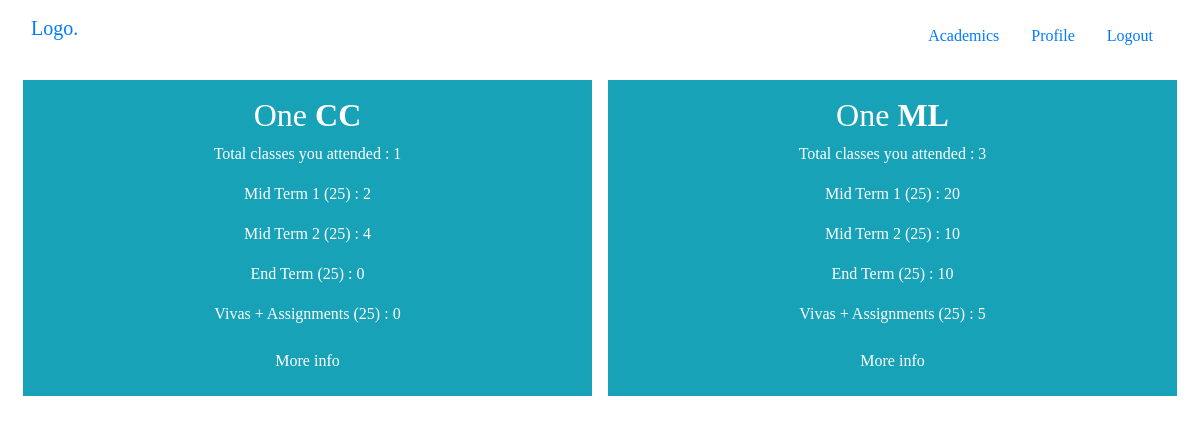
Page /student/academics-creds.php (signed in) on the committed database.
### tables this page shows
CREATE TABLE `grades` (
  `student_id` int(11) NOT NULL,
  `class_id` int(11) NOT NULL,
  `subject_id` int(11) NOT NULL,
  `mid_term_1` int(11) NOT NULL,
  `mid_term_2` int(11) NOT NULL,
  `end_term` int(11) NOT NULL,
  `other` int(11) NOT NULL
);

CREATE TABLE `classes` (
  `class_id` int(11) NOT NULL,
  `standard` varchar(255) NOT NULL,
  `subject_ids` varchar(255) NOT NULL,
  `active` int(1) NOT NULL DEFAULT 1
);

CREATE TABLE `attendance` (
  `student_id` int(11) NOT NULL,
  `class_id` int(11) NOT NULL,
  `subject_id` int(11) NOT NULL,
  `present` int(11) NOT NULL,
  `absent` int(11) NOT NULL,
  `total` int(11) NOT NULL
);

### info/subjects-classID.php (called while the page is built)
<?php
$find_standard = "SELECT * FROM classes WHERE `class_id` = '$class_id' AND `active` = '1'";
$response = mysqli_query($conn, $find_standard) or die(mysqli_errno($conn));
$class = mysqli_fetch_array($response, MYSQLI_ASSOC);
$subject_ids = json_decode($class["subject_ids"]);

### info/standard-classID.php (called while the page is built)
<?php
$find_standard = "SELECT * FROM classes WHERE `class_id` = '$class_id' AND `active` = '1'";
$response = mysqli_query($conn, $find_standard) or die(mysqli_errno($conn));
$class = mysqli_fetch_array($response, MYSQLI_ASSOC);
$standard = ucwords($class["standard"]);

### info/codes-subjectIDs.php (called while the page is built, shortened)
<?php
$codes = array();

### info/term-grades.php (called while the page is built)
<?php
$find_marks = "SELECT * FROM grades WHERE `student_id` = '$student_id' AND `class_id` = '$class_id' AND `subject_id` = '$subject_id'";
$response = mysqli_query($conn, $find_marks) or die(mysqli_errno($conn));
if (mysqli_num_rows($response) == 0) {
    $mid_term_1 = $mid_term_2 = $end_term = $other = 0;
} else {
    $marks = mysqli_fetch_array($response, MYSQLI_ASSOC);
    $mid_term_1 = $marks["mid_term_1"];
    $mid_term_2 = $marks["mid_term_2"];
    $end_term = $marks["end_term"];
    $other = $marks["other"];
}

### student/academics-creds.php (the view, shortened to what this page needs)
<?php include("../config.php"); ?>
<!DOCTYPE html>
<html lang='en'>
<head>
    <link rel="stylesheet" href="../assets/css/base-styles.css">
    <link rel="stylesheet" href="https://cdn.jsdelivr.net/npm/bootstrap@4.6.1/dist/css/bootstrap.min.css">
    <link rel="stylesheet" href="https://cdnjs.cloudflare.com/ajax/libs/font-awesome/4.7.0/css/font-awesome.min.css">
</head>
<body>
    <div class="container-fluid">
        <?php
        if ($_SESSION["user_category"] == "student") {
            include("../includes/header.php");
            $student_id = $_SESSION["user_id"];
            $find_student = "SELECT * FROM students WHERE `student_id` = '$student_id' AND `active` = '1'";
            $response = mysqli_query($conn, $find_student) or die(mysqli_error($conn));
            $student = mysqli_fetch_array($response, MYSQLI_ASSOC);
            $class_id = $student["class_id"];
            include("../info/standard-classID.php");
            echo '
                <section class="content text-center align-items-center">
                    <div class="d-flex justify-content-around flex-column flex-md-row">
            ';
            include("../info/subjects-classID.php");
            include("../info/codes-subjectIDs.php");
            for ($i = 0; $i < sizeof($subject_ids); $i++) {
                $subject_id = $subject_ids[$i];
                $code = $codes[$i];
                $find_student_subject_attendance = "SELECT * FROM attendance WHERE `student_id` = '$student_id' AND `class_id` = '$class_id' AND `subject_id` = '$subject_id'";
                $response = mysqli_query($conn, $find_student_subject_attendance) or die(mysqli_error($conn));
                if (mysqli_num_rows($response) == 1) {
                    echo "
                        <div class='w-100 p-2'>
                            <div class='small-box bg-info text-white p-3'>
                                <div class='inner'>
                                    <h2>$standard <strong> $code </strong></h2>
                    ";
                    $attendance_details = mysqli_fetch_array($response, MYSQLI_ASSOC);
                    $present = $attendance_details["present"];
                    include("../info/term-grades.php");
                    echo "<p> Total classes you attended : $present </p>";
                    echo "<p> Mid Term 1 (25) : $mid_term_1 </p>";
                    echo "<p> Mid Term 2 (25) : $mid_term_2 </p>";
                    echo "<p> End Term (25) : $end_term </p>";
                    echo "<p> Vivas + Assignments (25) : $other </p>";
                    echo "
                                </div>
                                <a href='#!' class='btn text-white'>More info</a>
                            </div>
                        </div>
                    ";
                }
            }
            echo '
                </section>
            ';
        } else {
            include("../page-not-found.php");
        }
        ?>
    </div>
</body>
</html>

### includes/header.php (shortened to what this page needs)
<nav class="navbar navbar-expand-md">
    <p class="text-primary"><a class="navbar-brand" href="../index.php">Logo.</a></p>
    <div class="collapse navbar-collapse justify-content-end" id="collapsibleNavbar">
        <?php
        if ($_SESSION["user_category"] == "student") {
            echo '
                <ul class="navbar-nav text-center">
                    <li class="nav-item p-2">
                        <a class="nav-link" href="../student/academics-creds.php">Academics</a>
                    </li>
                    <li class="nav-item p-2">
                        <a class="nav-link" href="../profile.php">Profile</a>
                    </li>
                    <li class="nav-item p-2">
                        <a class="nav-link" href="../logout.php">Logout</a>
                    </li>
                </ul>
            ';
        }
        ?>
    </div>
</nav>

### assets/css/base-styles.css (style rules this page uses)
* { font-family: Cambria, Cochin, Georgia, Times, "Times New Roman", serif; scroll-behavior: smooth; text-decoration: none !important; }
.content { height: 450px }

### rows in the picture
grades: class.standard "One", code "CC", attendance.present "1", mid_term_1 "2", mid_term_2 "4", end_term "0", other "0"
grades: class.standard "One", code "ML", attendance.present "3", mid_term_1 "20", mid_term_2 "10", end_term "10", other "5"
